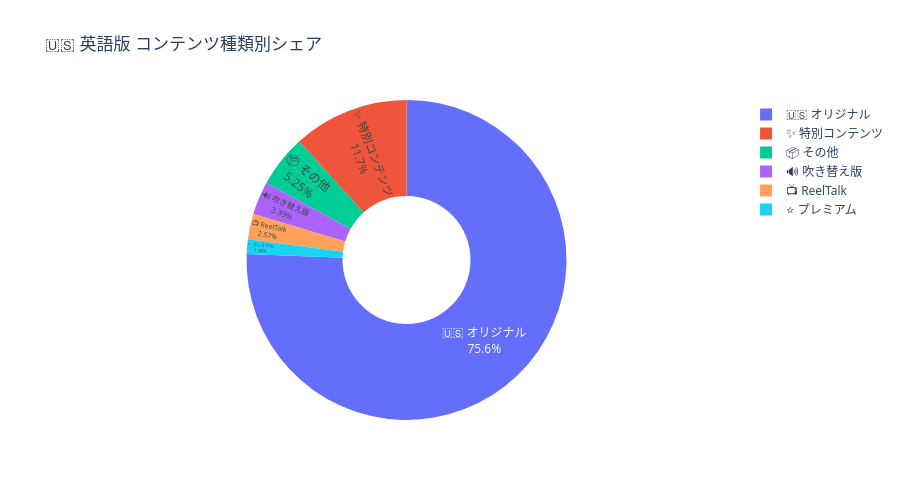

Notebook code cell kept with this figure:
### Code cell
# 📊 英語版コンテンツ種類別分析

if len(df_en) > 0:
    content_stats = df_en.groupby('content_type').agg({
        'book_id': 'count',
        'read_count': ['sum', 'mean']
    }).reset_index()
    content_stats.columns = ['コンテンツ種類', '作品数', '総再生数', '平均再生数']
    content_stats = content_stats.sort_values('総再生数', ascending=False)
    
    print('📊 英語版 コンテンツ種類別統計')
    print('=' * 80)
    for _, row in content_stats.iterrows():
        print(f"{row['コンテンツ種類']:<18} | {row['作品数']:>5}作品 | 総再生: {row['総再生数']:>13,.0f} | 平均: {row['平均再生数']:>10,.0f}")
    
    # 円グラフ
    fig = px.pie(
        content_stats,
        values='作品数',
        names='コンテンツ種類',
        title='🇺🇸 英語版 コンテンツ種類別シェア',
        hole=0.4
    )
    fig.update_traces(textposition='inside', textinfo='percent+label')
    fig.update_layout(height=500)
    fig.show()

### Figure 1 — Plotly figure (JSON) as saved in the notebook; plotly's stock layout.template omitted (floating-point values rounded to 4 significant figures)
{"data": [{"domain": {"x": [0, 1], "y": [0, 1]}, "hole": 0.4, "hovertemplate": "コンテンツ種類=%{label}<br>作品数=%{value}<extra></extra>", "labels": ["🇺🇸 オリジナル", "✨ 特別コンテンツ", "⭐ プレミアム", "📦 その他", "🔊 吹き替え版", "📺 ReelTalk"], "legendgroup": "", "name": "", "showlegend": true, "textinfo": "percent+label", "textposition": "inside", "type": "pie", "values": [1381, 214, 27, 96, 62, 47]}], "layout": {"height": 500, "legend": {"tracegroupgap": 0}, "title": {"text": "🇺🇸 英語版 コンテンツ種類別シェア"}}}
